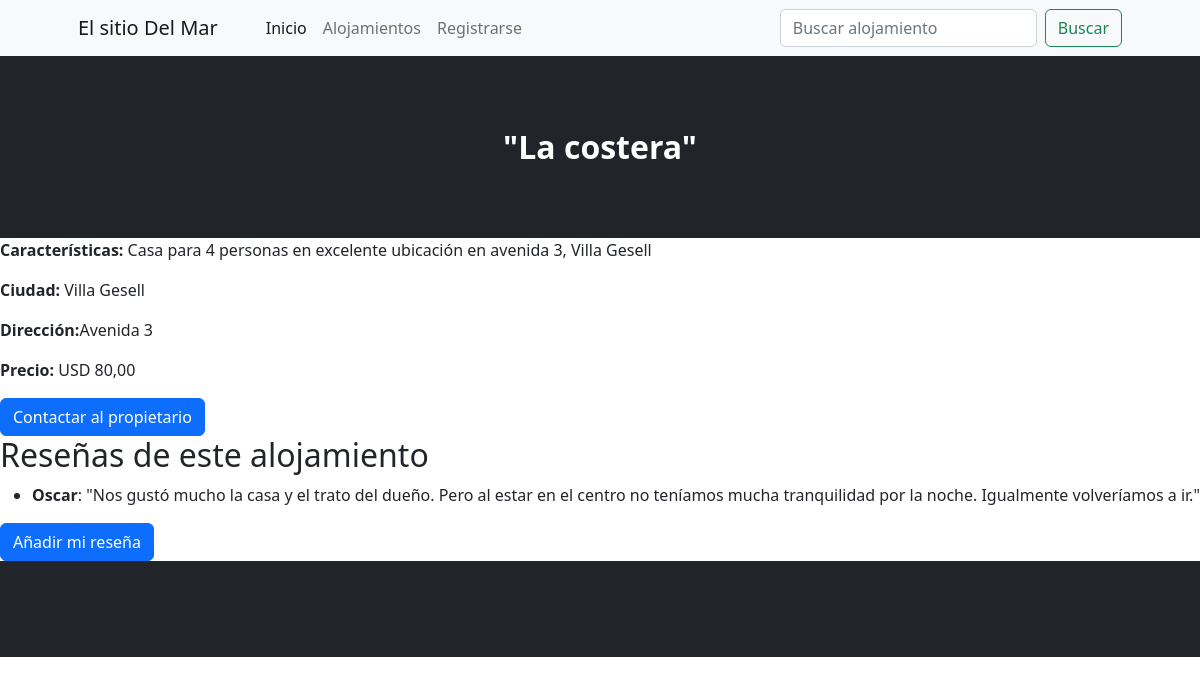
The app's page /alojamiento/2/ with its own data.
### aplicacion/models.py (models this page shows, shortened)
class Alojamiento(models.Model):
    titulo = models.CharField(max_length=200)
    descripcion = models.TextField()
    ciudad = models.CharField(max_length=200, default="No determinado")
    direccion = models.CharField(max_length=200, default="No determinado")
    email = models.EmailField(default="example@example.com")
    precio = models.DecimalField(max_digits=10, decimal_places=2, default=0.00)
    imagen = models.ImageField(upload_to='alojamiento/', null=True, blank=True)

class Review(models.Model):
    alojamiento = models.ForeignKey(Alojamiento, on_delete=models.CASCADE)
    texto = models.TextField()
    calificacion = models.IntegerField()
    usuario = models.ForeignKey(Usuario, on_delete=models.CASCADE)

class Usuario(models.Model):
    nombre = models.CharField(max_length=100)
    email = models.EmailField(unique=True)

### aplicacion/views.py (the view)
# urls.py: path('alojamiento/<int:alojamiento_id>/', detalle_alojamiento, name='detalle_alojamiento'),
def detalle_alojamiento(request, alojamiento_id):
    alojamiento = get_object_or_404(Alojamiento, id=alojamiento_id)
    return render(request, 'aplicacion/detalle_alojamiento.html', {'alojamiento': alojamiento})

### aplicacion/templates/aplicacion/detalle_alojamiento.html (shortened to what this page needs)
{% extends 'aplicacion/index.html' %}
{% block header %}
<header class="bg-dark py-5">
    <div class="container px-3 px-lg-4 my-4">
        <div class="text-center text-white">
            <h2 class="display-7 fw-bolder">"{{ alojamiento.titulo }}"</h2>
        </div>
    </div>
</header>
{% endblock header %}
{% block contenido %}
<!DOCTYPE html>
<html lang="en">
<head>
</head>
<body>
    <p><strong>Características:</strong> {{ alojamiento.descripcion }}</p>
    <p><strong>Ciudad:</strong> {{ alojamiento.ciudad }}</p>
    <p><strong>Dirección:</strong>{{ alojamiento.direccion }}</p>
    <p><strong>Precio:</strong> USD {{ alojamiento.precio }}</p>
    {% if alojamiento.email %}
    <a href="mailto:{{ alojamiento.email }}" class="btn btn-primary">Contactar al propietario</a>
    {% else %}
    <p>El propietario de este alojamiento no ha proporcionado un correo electrónico.</p>
    {% endif %}
    <h2>Reseñas de este alojamiento</h2>
    {% if alojamiento.review_set.all %}
    <ul>
        {% for r in alojamiento.review_set.all %}
        <li> <strong>{{ r.usuario.nombre }}</strong>: "{{ r.texto }}"</li>
        {% endfor %}
    </ul>
    {% else %}
    <p>Aún no hay reseñas para este alojamiento.</p>
    {% endif %}
    <a href="{% url 'nuevo_review'%}" class="btn btn-primary">Añadir mi reseña</a>
</body>
</html>
{% endblock contenido %}

### records on screen
Alojamiento: titulo "La costera", descripcion "Casa para 4 personas en excelente ubicación en avenida 3, Villa Gesell", ciudad "Villa Gesell", direccion "Avenida 3", precio "80,00"
Review: usuario.nombre "Oscar", texto "Nos gustó mucho la casa y el trato del dueño. Pero al estar en el centro no teníamos mucha tranquilidad por la noche. Igualmente volveríamos a ir."
